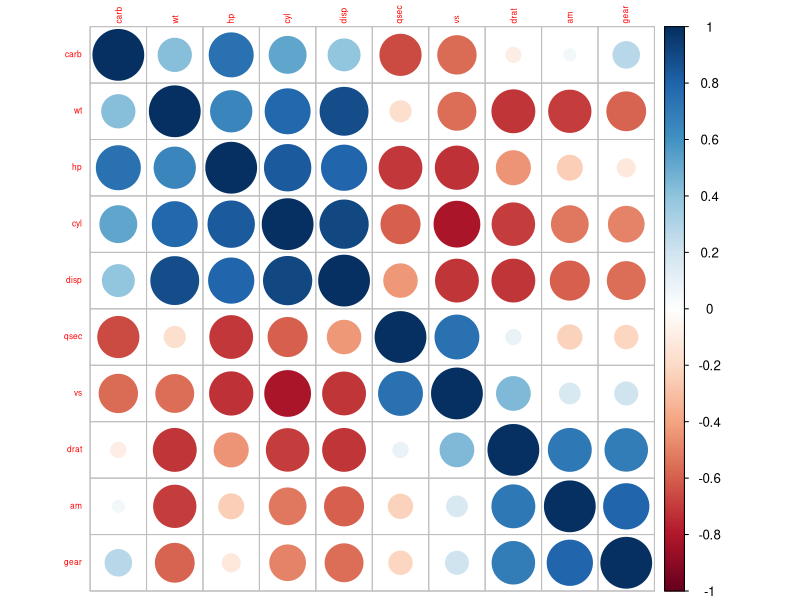
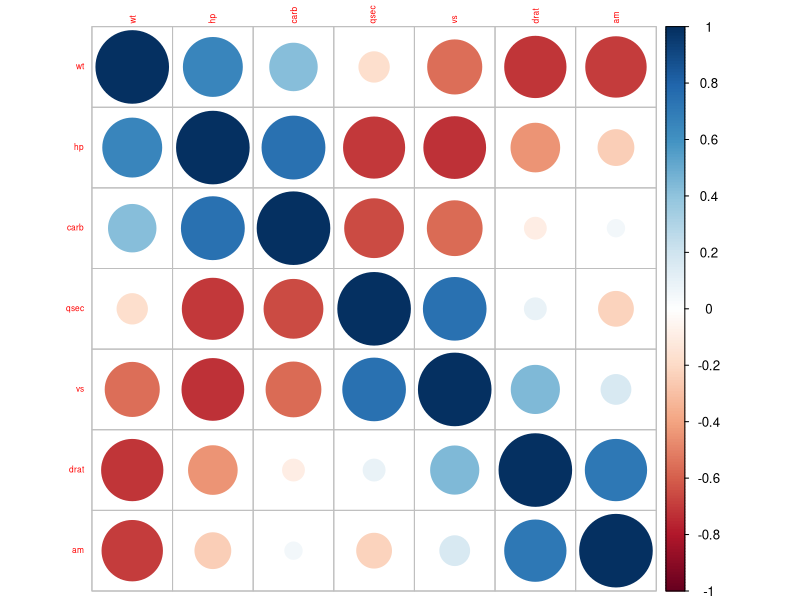
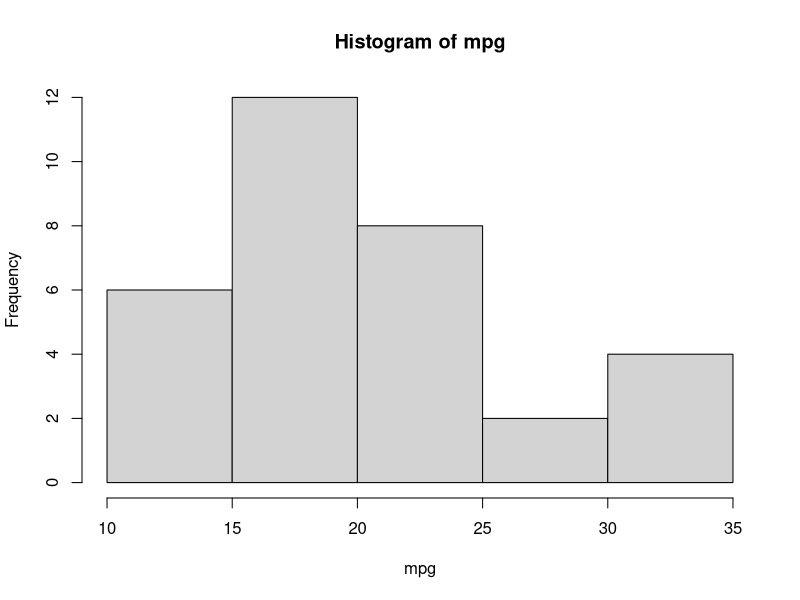
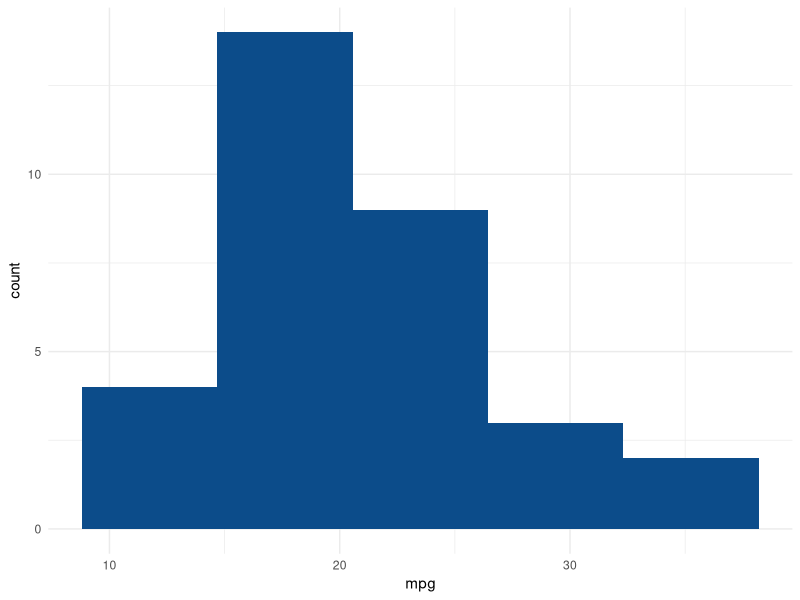
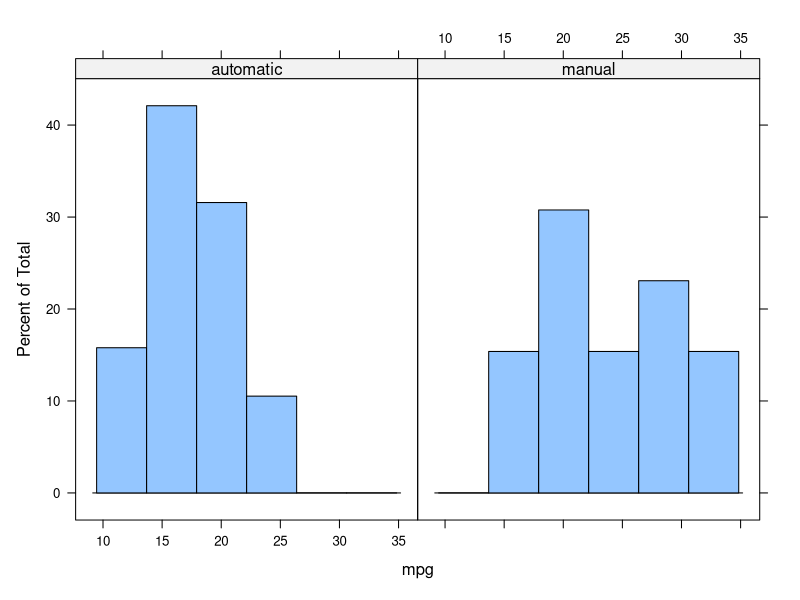
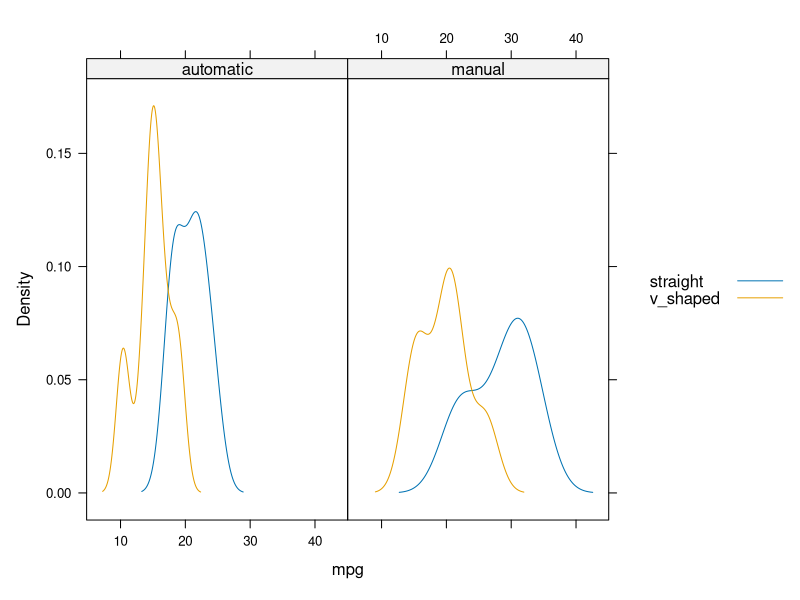
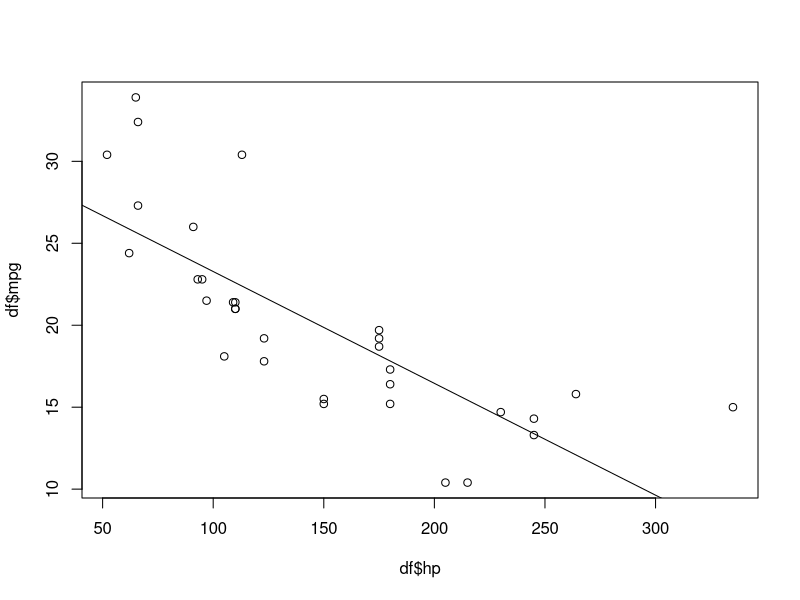
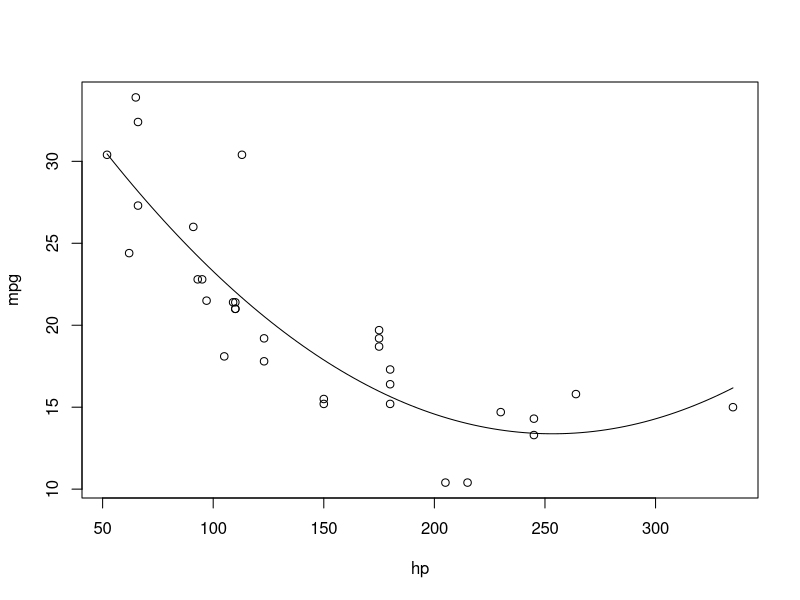

Recreate these plots in R, in order. (Note: this script raises an error after producing the figures.)
## ---- chunk 1
knitr::opts_chunk$set(echo = TRUE)
library(caret)
library(ggplot2)
library(lattice)
library(doParallel)
df <- mtcars
## ---- chunk 2
head(df)
## ---- chunk 3
dim(df)
## ---- chunk 4
str(df)
## ---- chunk 5
summary(df)
## ---- chunk 6
lower_bound <- quantile(df$mpg, 0.025)
upper_bound <- quantile(df$mpg, 0.975)
outlier_df <- which(df$mpg < lower_bound | df$mpg > upper_bound)
remove(lower_bound)
remove(upper_bound)
df[outlier_df,]
remove(outlier_df)
## ---- chunk 7
df <- df[,colMeans(is.na(df)) < .9]
dim(df)
## ---- chunk 8
# create a zero variance variable for demonstration purposes
df$one <- 1
near_zero_vars <- nearZeroVar(df)
df[, near_zero_vars]
## ---- chunk 9
df <- df[, -c(near_zero_vars)]
remove(near_zero_vars)
head(df)
## ---- chunk 10
# filter on numeric variables (in this case exclude 'mpg' as it represents the outcome, not a predictor)
predictors <- df[, -c(1)]
# iris[, !sapply(iris, is.numeric)]
# select non_numeric predictors, to be added back later
predictors_non_numeric <- predictors[, !sapply(predictors, is.numeric)]
predictors_numeric <- predictors[,sapply(predictors, is.numeric)]
correlations <- cor(predictors_numeric)
corrplot::corrplot(correlations, order = "hclust",tl.cex = 0.5)
## ---- chunk 11
highCorr <- findCorrelation(correlations, cutoff = 0.75)
remove(correlations)
head(predictors_numeric[highCorr])
## ---- chunk 12
predictors_numeric <- predictors_numeric[, -highCorr]
remove(highCorr)
names(predictors_numeric)
## ---- chunk 13
df <- cbind(df[, names(df) %in% names(predictors_numeric)],
            subset(df, select = "mpg", drop = FALSE))
remove(predictors_numeric)
remove(predictors_non_numeric)
head(df)
## ---- chunk 14
dim(df)
## ---- chunk 15
correlations <- cor(df[, -c(8)])
corrplot::corrplot(correlations, order = "hclust",tl.cex = 0.5)
remove(correlations)
remove(predictors)
## ---- chunk 16
hist(x = df$mpg,
  xlab = "mpg",
  main = "Histogram of mpg",
  breaks = sqrt(nrow(df))
)
## ---- chunk 17
ggplot(df) +
  aes(x = mpg) +
  geom_histogram(bins = 5L, fill = "#0c4c8a") +
  theme_minimal()
## ---- chunk 18
df_lattice <- df
# convert to factor
df_lattice$vs <- as.factor(ifelse(test = df_lattice$vs == 0, yes = "v_shaped", no = "straight"))
df_lattice$am <- as.factor(ifelse(test = df_lattice$am == 0, yes = "automatic", no = "manual"))
# plot
lattice::histogram(~mpg | am, data = df_lattice)
## ---- chunk 19
lattice::densityplot(~mpg | am, 
                     data = df_lattice, 
                     groups = vs, 
                     plot.points = FALSE, 
                     auto.key = TRUE)
## ---- chunk 20
plot(x = df$hp, y = df$mpg)
lm_mpg_hp <- lm(mpg ~ hp, data = df)
abline(lm_mpg_hp)
## ---- chunk 21
# create quadratic linear model
lm_mpg_hp <- lm(mpg ~ hp + I(hp^2), data = df)
# sequence of x variable
newdat = data.frame(hp = seq(min(df$hp), max(df$hp), length.out = 100))
# predict
newdat$pred = predict(lm_mpg_hp, newdata = newdat)
remove(lm_mpg_hp)
plot(mpg ~ hp, data = df)
# plot prediction
lines(x = newdat$hp, y = newdat$pred)
remove(newdat)
## ---- chunk 22
ggplot(data = df_lattice, aes(x = hp, y = mpg, shape = vs, colour = am, size = wt)) +
  geom_point()
## ---- chunk 23
ggplot(data = df_lattice, aes(x = hp, y = mpg)) +
        geom_point() +
        stat_smooth(method = lm, se = TRUE)
## ---- chunk 24
pairs(df)
## ---- chunk 25
caret::featurePlot(x = df[, -5], 
            y = df$vs, 
            plot = "pairs")
## ---- chunk 26
library(GGally)
ggpairs(data = df,progress = FALSE)
## ---- chunk 27
xyplot(mpg ~ hp | am, 
       data = df_lattice, 
       main = "Lattie Scatter Plot in R", 
       type = c("p", "g", "smooth"))
## ---- chunk 28
suppressWarnings(
featurePlot(x = df_lattice[, -c(5,6,8)], 
            y = df_lattice$mpg, 
            plot = "scatter",
            type = c("p", "g", "smooth"),
            layout = c(3, 2))
)
## ---- chunk 29
splom(df)
## ---- chunk 30
df_sorted_mpg <- df_lattice[order(df_lattice$mpg),]
plot(1:length(df_sorted_mpg$mpg), y = df_sorted_mpg$mpg)
lines(x = 1:length(df_sorted_mpg$mpg),
      y = df_sorted_mpg$mpg, 
      pch = 18, 
      col = "blue", 
      type = "b", 
      lty = 2)
# Add a legend to the plot
legend("topleft", 
       legend=c("Line 1"),
       col=c("blue"), 
       lty = 1:2, 
       cex=0.8)
## ---- chunk 31
ggplot(data = df_sorted_mpg, aes(
        x = 1:length(df_sorted_mpg$mpg),
        y = mpg,
        colour = vs,
        # group = supp,
        # fill = xxx, 
        linetype = am
)) +
        geom_line() +
        ylim(0, max(df_sorted_mpg$mpg) * 1.1) +
        expand_limits(y = 0) +
        geom_point()

remove(df_sorted_mpg)
## ---- chunk 32

## ---- chunk 33
boxplot(df$mpg,
  ylab = "mpg"
)
## ---- chunk 34
ggplot(df) +
  aes(x = "", y = mpg) +
  geom_boxplot(fill = "#0c4c8a") +
  theme_minimal()
## ---- chunk 35
out <- boxplot.stats(df$mpg)$out
out_ind <- which(df$mpg %in% c(out))
remove(out)
df[out_ind, ]
remove(out_ind)
## ---- chunk 36
bwplot(mpg ~ am | vs, df_lattice)
# remove(df_lattice)
## ---- chunk 37
lm_df <- lm(mpg ~ ., data = df[, -c(5,1,2,7,6)])
summary(lm_df)
## ---- chunk 38
par(mfrow=c(2,2)) # Change the panel layout to 2 x 2
plot(lm_df)
par(mfrow=c(1,1)) # Change back to 1 x 1
## ---- chunk 39
lm_df <- lm(mpg ~ wt + I(wt^2) + qsec, data = df)
summary(lm_df)
## ---- chunk 40
# create dataframe with predictions
# create x input values
pred_df <- data.frame(wt = seq(min(df$wt), max(df$wt), length.out = 100),
                      qsec = seq(min(df$qsec), max(df$qsec), length.out = 100))
# predict
pred_df$pred <- predict(lm_df, newdata = pred_df)
# plot actual data
plot(mpg ~ wt, data = df)
# plot prediction
# pred_df <- pred_df[order(pred_df$wt),]
lines(x = pred_df$wt, y = pred_df$pred, lwd = 1, lty = 2, col = c("blue"))
# Add a legend to the plot
legend("topleft", 
       legend=c("LM Prediction"),
       col=c("blue"), 
       lty = 2, 
       cex=0.8)
remove(pred_df)
## ---- chunk 41
par(mfrow=c(2,2)) # Change the panel layout to 2 x 2
plot(lm_df)
par(mfrow=c(1,1)) # Change back to 1 x 1
remove(lm_df)
remove(df_lattice)
## ---- chunk 42
index_train <- caret::createDataPartition(df$mpg,
                                          p = 0.8,
                                          list = FALSE)
df_train <- df[index_train,]
df_test <- df[-index_train,]
remove(index_train)
## ---- chunk 43
preproc_alg <- caret::preProcess(df_train,
                                 thresh = 0.95,
                                 method = c("BoxCox",
                                            "center",
                                            "scale",
                                            "pca"))
df_train_prpr <- stats::predict(preproc_alg, df_train)
head(df_train_prpr)
## ---- chunk 44
preproc_alg$rotation
## ---- chunk 45
preproc_alg$std
## ---- chunk 46
df_prcomp <- prcomp(df_train, center = TRUE,scale. = TRUE)
plot(df_prcomp)
## ---- chunk 47
#calculate total variance explained by each principal component
var_explained <- df_prcomp$sdev^2 / sum(df_prcomp$sdev^2)
#create scree plot
library(ggplot2)
qplot(c(1:length(var_explained)), var_explained) + 
  geom_line() + 
  xlab("Principal Component") + 
  ylab("Variance Explained") +
  ggtitle("Scree Plot") +
  ylim(0, 1)
remove(var_explained)
## ---- chunk 48
var_explained_caret <-
        sapply(df_train_prpr, sd) / sum(sapply(df_train_prpr, sd))
var_explained_caret
sum(var_explained_caret)
remove(var_explained_caret)
## ---- chunk 49
pcaCharts <- function(x) {
        x.var <- x$sdev ^ 2
        x.pvar <- x.var / sum(x.var)
        print("proportions of variance:")
        print(x.pvar)
        par(mfrow = c(2, 2))
        plot(
                x.pvar,
                xlab = "Principal component",
                ylab = "Proportion of variance explained",
                ylim = c(0, 1),
                type = 'b'
        )
        plot(
                cumsum(x.pvar),
                xlab = "Principal component",
                ylab = "Cumulative Proportion of variance explained",
                ylim = c(0, 1),
                type = 'b'
        )
        screeplot(x)
        screeplot(x, type = "l")
        par(mfrow = c(1, 1))
}

pcaCharts(df_prcomp)
remove(df_prcomp)
remove(pcaCharts)
## ---- chunk 50
df_train$vs_factor <- as.factor(ifelse(df_train$vs == 0, "v_shaped", "straight"))
panelRange <- extendrange(df_train_prpr[, 1:3])
library(ellipse)
upperp <- function(...)
  {
    args <- list(...)
    circ1 <- ellipse(diag(rep(1, 2)), t = 1)
    panel.xyplot(circ1[,1], circ1[,2],
                 type = "l",
                 lty = trellis.par.get("reference.line")$lty,
                 col = trellis.par.get("reference.line")$col,
                 lwd = trellis.par.get("reference.line")$lwd)
    circ2 <- ellipse(diag(rep(1, 2)), t = 2)
    panel.xyplot(circ2[,1], circ2[,2],
                 type = "l",
                 lty = trellis.par.get("reference.line")$lty,
                 col = trellis.par.get("reference.line")$col,
                 lwd = trellis.par.get("reference.line")$lwd)
    circ3 <- ellipse(diag(rep(1, 2)), t = 3)
    panel.xyplot(circ3[,1], circ3[,2],
                 type = "l",
                 lty = trellis.par.get("reference.line")$lty,
                 col = trellis.par.get("reference.line")$col,
                 lwd = trellis.par.get("reference.line")$lwd)
    panel.xyplot(args$x, args$y, groups = args$groups, subscripts = args$subscripts)
  }
splom(as.data.frame(df_train_prpr[, 1:3]),
      groups = df_train$vs_factor,
      type = c("p", "g"),
      as.table = TRUE,
            lower.panel = function(...){}, 
      upper.panel = upperp,
      auto.key = list(columns = 2),
      prepanel.limits = function(x) panelRange)
remove(panelRange)
df_train$vs_factor <- NULL
## ---- chunk 51
trainControl()$method
trainControl()$number
trainControl()$repeats
trainControl()$p
## ---- chunk 52
df_train_sq <- df_train
df_train_sq$wt2 <- df_train_sq$wt^2

# check CPU in terminal: 'lscpu'
cl <- makePSOCKcluster(5)
registerDoParallel(cl)

lm_model_caret <- caret::train(
        mpg ~ .,
        data = df_train_sq,
        preProc = c("BoxCox", "center", "scale", "pca"),
        method = "lm"
)

stopCluster(cl)
remove(cl)
lm_model_caret
## ---- chunk 53
# insert quadratic element in df_test (in line with df_train)
df_test$wt2 <- df_test$wt^2
# Apply the transformations:
predicted <- predict(lm_model_caret, df_test)
df_test$observed <- df_test$mpg
df_test$predicted <- round(predicted, 1)
df_test$residual <- round(df_test$predicted - df_test$observed, 1)
df_test[, c("predicted", "observed", "residual")]
## ---- chunk 54
caret::R2(pred = predict(lm_model_caret, df_train_sq), 
          obs = df_train_sq$mpg)
## ---- chunk 55
caret::RMSE(pred = predict(lm_model_caret, df_train_sq), 
          obs = df_train_sq$mpg)
## ---- chunk 56
caret::R2(pred = df_test$predicted, 
          obs = df_test$observed)
## ---- chunk 57
caret::RMSE(pred = df_test$predicted, 
            obs = df_test$observed)
## ---- chunk 58
plot(x = df_test$predicted,
     y = df_test$observed)
abline(a=0, b=1)
## ---- chunk 59
plot(x = predict(lm_model_caret, df_test),
     y = df_test$observed)
abline(a=0, b=1)
## ---- chunk 60
ggplot(df_test, aes(x = predict(lm_model_caret, df_test), y = df_test$observed)) +
        geom_point() +
        geom_abline(intercept = 0, slope = 1) +
        labs(x = 'Predicted Values', y = 'Actual Values', title = 'Predicted vs. Actual Values')
